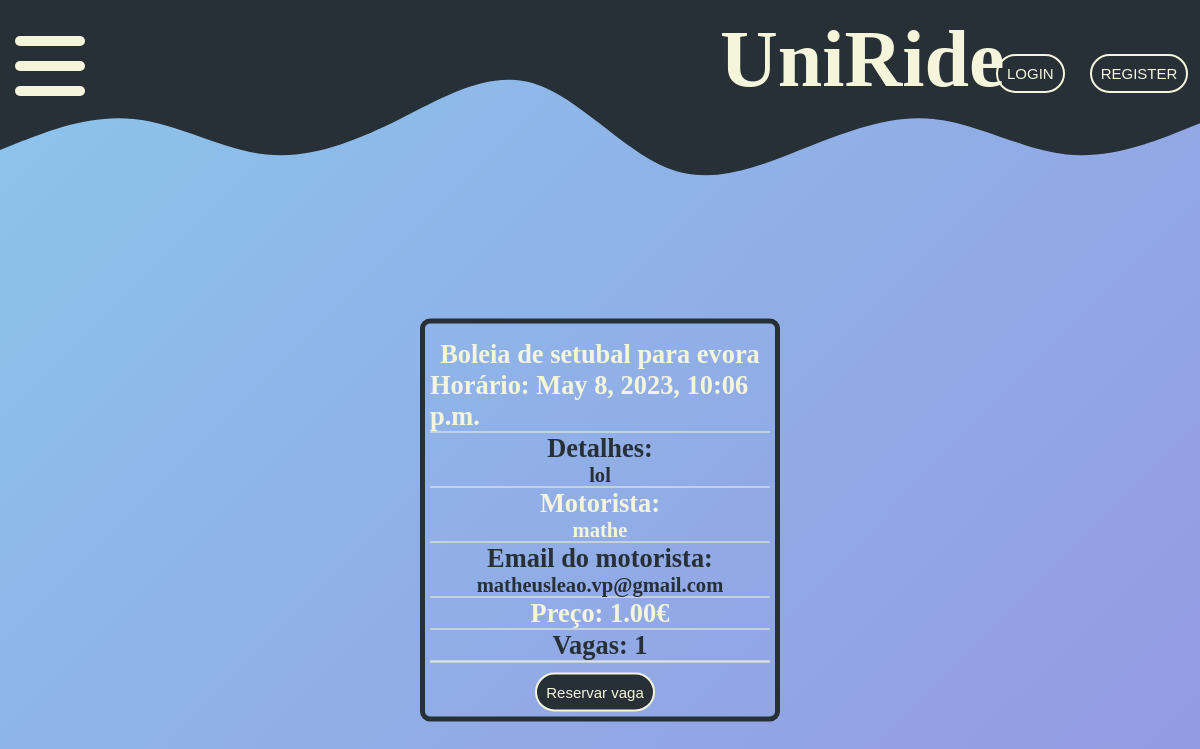
The page /9 on the database as committed earlier.
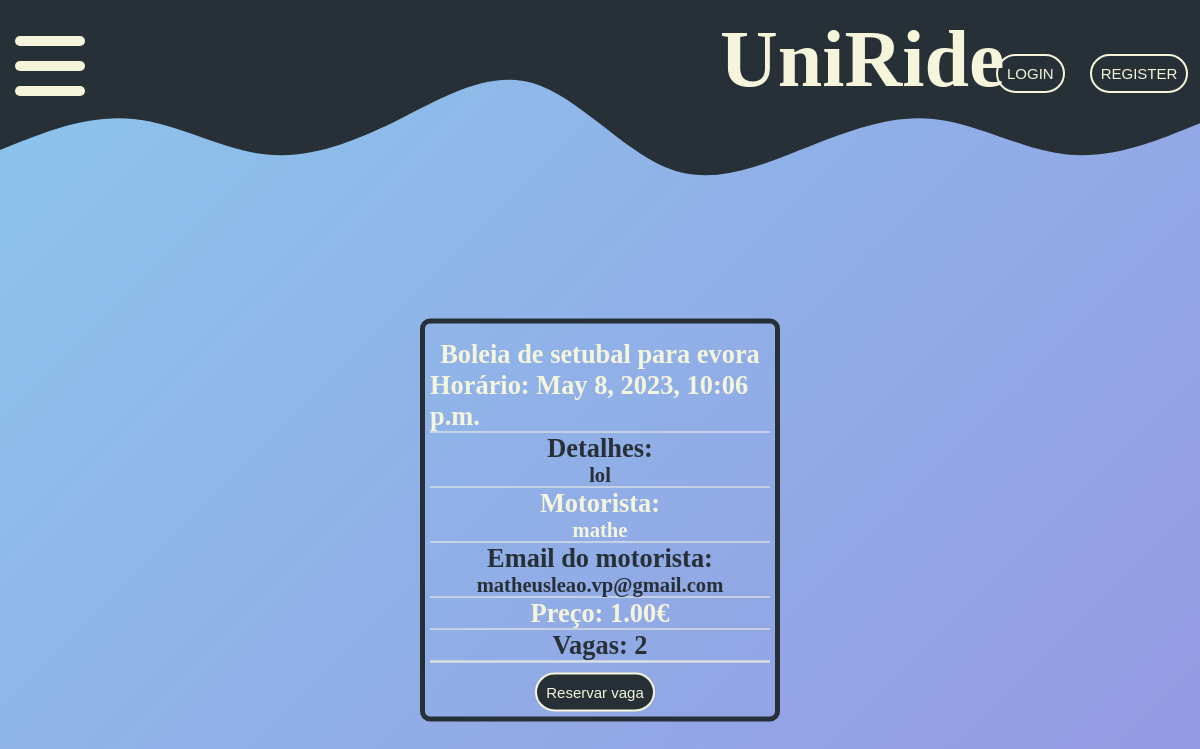
The same page on the database as committed later.
### MyApp/models.py (models this page shows)
class Boleia(models.Model):
    motorista = models.ForeignKey(User, on_delete=models.CASCADE, related_name='boleias_as_motorista')
    users = models.ManyToManyField(User, blank=True, related_name='boleias_as_passageiro')
    partida = models.CharField(max_length=255)
    chegada = models.CharField(max_length=255)
    horario = models.DateTimeField()
    preco = models.DecimalField(max_digits=8, decimal_places=2)
    vagas = models.IntegerField()
    detalhes = models.TextField(blank=True)

### MyApp/views.py (the view)
# urls.py: path('<int:boleia_id>', views.detalhes, name='detalhes'),
def detalhes(request, boleia_id):
    boleia = get_object_or_404(Boleia, pk=boleia_id)
    if request.method == 'POST':
        if request.user not in boleia.users.all():
            boleia.vagas -= 1
            boleia.users.add(request.user)
            boleia.save()
            return HttpResponseRedirect(reverse('MyApp:detalhes', args=(boleia_id,)))
    return render(request, 'MyApp/detalhe.html', {'boleia': boleia})

### MyApp/templates/MyApp/detalhe.html (shortened to what this page needs)
{% extends "MyApp/index.html" %}
{% block content %}
    <section class="detail">
        <ul class="detalhes_ul">
            <li class="color1">
                  <h1> Boleia de {{ boleia.partida }} para {{ boleia.chegada }} </h1>
                  <h2> Horário: {{ boleia.horario }} </h2>
            </li>
 <li class="color2">
        <h2> Detalhes: </h2>
      <h3> {{ boleia.detalhes }}</h3>
            </li>
 <li class="color1">
       <h2> Motorista: </h2>
      <h3> {{boleia.motorista}} </h3>
            </li>
 <li class="color2">
        <h2> Email do motorista: </h2>
      <h3> {{boleia.motorista.email}} </h3>
            </li>
 <li class="color1">
                 <h2> Preço: {{ boleia.preco }}€</h2>
            </li>
      <li class="color2">
             <h2> Vagas: {{ boleia.vagas }}</h2>
            </li>
 <li class="color1">
            </li>
        </ul>
      {% if not request.user == boleia.motorista %}
        {% if boleia.vagas > 0 %}
      <form method="post" action="{% url 'MyApp:detalhes' boleia_id=boleia.id %}">
          {% if user.is_authenticated %}
        <button type="submit">Reservar vaga</button>
          {% else %}
          <button><a style="color: beige;" href="{% url 'MyApp:login' %}">
                  Reservar vaga
          </a></button>
          {% endif %}
      </form>
      {% else %}
        <p>Não há mais vagas disponíveis nesta boleia.</p>
      {% endif %}
      {% endif %}
    </section>
{% endblock %}

Rows that differ between the two databases and show on the page:
changed Boleia "setubal": vagas "1" → "2"
